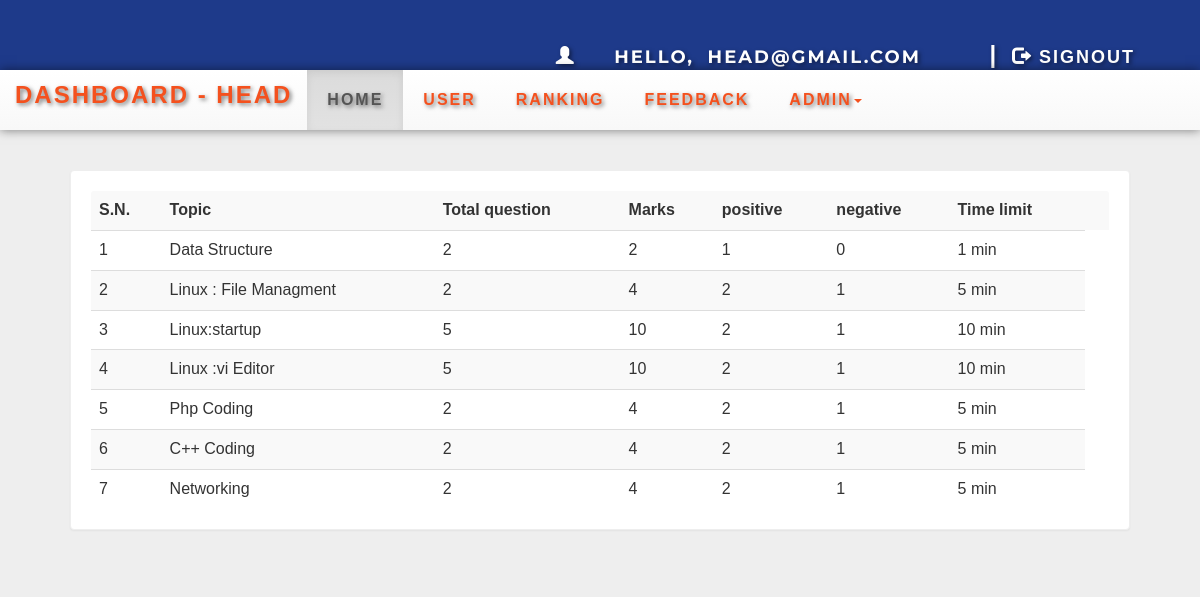
The app's page /views/headdash.php?q=0 (signed in) with its own data.
### tables this page shows
CREATE TABLE `quiz` (
  `eid` text NOT NULL,
  `title` varchar(100) NOT NULL,
  `sahi` int(11) NOT NULL,
  `wrong` int(11) NOT NULL,
  `total` int(11) NOT NULL,
  `time` bigint(20) NOT NULL,
  `intro` text NOT NULL,
  `tag` varchar(100) NOT NULL,
  `date` timestamp NOT NULL DEFAULT CURRENT_TIMESTAMP ON UPDATE CURRENT_TIMESTAMP,
  `email` varchar(50) DEFAULT NULL
);

### views/headdash.php (the view, shortened to what this page needs)
<!DOCTYPE html PUBLIC "-//W3C//DTD XHTML 1.0 Transitional//EN" "http://www.w3.org/TR/xhtml1/DTD/xhtml1-transitional.dtd">
<html xmlns="http://www.w3.org/1999/xhtml">
<div class="header">
  <div class="row">
    <div class="col-lg-6">
    </div>
    <?php
    include_once '../models/dbConnection.php';
    $email = $_SESSION['email'];
    if (!(isset($_SESSION['email']))) {
      header("location:index.php");
    } else {
      echo '<span class="pull-right top title1" ><span class="log1"><span class="glyphicon glyphicon-user" aria-hidden="true"></span>&nbsp;&nbsp;&nbsp;&nbsp;Hello,</span> <a href="headdash.php" class="log log1">' . $email . '</a>&nbsp;|&nbsp;<a href="logout.php?q=headdash.php" class="log"><span class="glyphicon glyphicon-log-out" aria-hidden="true"></span>&nbsp;Signout</button></a></span>';
    } ?>
  </div>
</div>
<head>
  <link rel="stylesheet" href="css/bootstrap.min.css" />
  <link rel="stylesheet" href="css/bootstrap-theme.min.css" />
  <link rel="stylesheet" href="css/main.css">
  <link rel="stylesheet" href="css/font.css">
  <link rel="stylesheet" href="https://cdnjs.cloudflare.com/ajax/libs/animate.css/4.1.1/animate.min.css">
</head>
<body style="background:#eee;">
  <nav class="navbar navbar-default title1">
    <div class="container-fluid">
      <div class="navbar-header">
        <a class="navbar-brand" href="headdash.php?q=0"><b>Dashboard - head</b></a>
      </div>
      <div class="collapse navbar-collapse" id="bs-example-navbar-collapse-1">
        <ul class="nav navbar-nav">
          <li <?php if (@$_GET['q'] == 0) echo 'class="active"'; ?>><a href="headdash.php?q=0">Home<span class="sr-only">(current)</span></a></li>
          <li <?php if (@$_GET['q'] == 1) echo 'class="active"'; ?>><a href="headdash.php?q=1">User</a></li>
          <li <?php if (@$_GET['q'] == 2) echo 'class="active"'; ?>><a href="headdash.php?q=2">Ranking</a></li>
          <li <?php if (@$_GET['q'] == 3) echo 'class="active"'; ?>><a href="headdash.php?q=3">Feedback</a></li>
          <li class="dropdown <?php if (@$_GET['q'] == 4 || @$_GET['q'] == 5) echo 'active'; ?>">
            <a href="#" class="dropdown-toggle" data-toggle="dropdown" role="button" aria-haspopup="true" aria-expanded="false">Admin<span class="caret"></span></a>
          </li>
        </ul>
      </div>
    </div>
  </nav>
  <div class="container">
    <div class="row">
      <div class="col-md-12">
        <?php if (@$_GET['q'] == 0) {
          $result = mysqli_query($con, "SELECT * FROM quiz ORDER BY date DESC") or die('Error');
          echo  '<div class="panel"><table class="table table-striped title1">
<tr><td><b>S.N.</b></td><td><b>Topic</b></td><td><b>Total question</b></td><td><b>Marks</b></td><td><b>positive</b></td><td><b>negative</b></td><td><b>Time limit</b></td><td></td></tr>';
          $c = 1;
          while ($row = mysqli_fetch_array($result)) {
            $title = $row['title'];
            $total = $row['total'];
            $sahi = $row['sahi'];
            $wrong = $row['wrong'];
            $time = $row['time'];
            $eid = $row['eid'];
            $q12 = mysqli_query($con, "SELECT score FROM history WHERE eid='$eid' AND email='$email'") or die('Error98');
            $rowcount = mysqli_num_rows($q12);
            if ($rowcount == 0) {
              echo '<tr><td>' . $c++ . '</td><td>' . $title . '</td><td>' . $total . '</td><td>' . $sahi * $total . '</td><td>' . $sahi . '</td><td>' . $wrong . '</td><td>' . $time . '&nbsp;min</td>
	</tr>';
            } else {
              echo '<tr style="color:#99cc32"><td>' . $c++ . '</td><td>' . $title . '&nbsp;<span title="This quiz is already solve by you" class="glyphicon glyphicon-ok" aria-hidden="true"></span></td><td>' . $total . '</td><td>' . $sahi * $total . '</td><td>' . $time . '&nbsp;min</td>
	</tr>';
            }
          }
          echo '</table></div>';
        }
        ?>
      </div>
    </div>
  </div>
</body>
</html>

### views/css/main.css (style rules this page uses)
body { overflow-x:hidden; width:100%; font-size: 12px !important; font-family: Montserrat, sans-serif; background:#eee; min-height:550px; background-attachment:fixed; }
.panel { border-color:#eee; margin:40px; padding:20px; font: 15px "Century Gothic", "Times Roman", sans-serif; }
.header { background:#f4511e; height:70px; }
.title1 { font: 16px "Century Gothic", "Times Roman", sans-serif; }
.top { margin-top:20px; }
.log1 { font: 15px 'Montserrat', sans-serif; color:#fff; margin-left:10px; }
.log { margin:10px; margin-right:60px; margin-left:5px; color:#fff; text-decoration:none; font-size:20px; font-size:15px; }

### views/headdash.php (style rules this page uses)
body { background-image: url('views/img/bg.png'); background-size: cover; background-repeat: no-repeat; background-attachment: fixed; }
.header { background-color: #1E3A8A; color: #fff; padding: 20px; box-shadow: 0px 0px 20px rgba(0, 0, 0, 0.5); text-shadow: 2px 2px 4px rgba(0, 0, 0, 0.5); }
.header .title1 { font-size: 24px; font-weight: bold; text-transform: uppercase; letter-spacing: 2px; }
.header .log1 { font-size: 18px; font-weight: bold; }
.header .log1 .glyphicon { margin-right: 10px; }
.header .log { font-size: 18px; font-weight: bold; color: #fff; text-decoration: none; text-shadow: 2px 2px 4px rgba(0, 0, 0, 0.5); transition: all 0.5s; }
.navbar { background-color: #4D648D; border: none; border-radius: 0; margin-bottom: 0; font-size: 16px; font-weight: bold; letter-spacing: 2px; text-transform: uppercase; box-shadow: 0px 0px 10px rgba(0, 0, 0, 0.5); text-shadow: 2px 2px 4px rgba(0, 0, 0, 0.5); }
.navbar .navbar-brand { color: #f4511e !important; font-size: 24px; font-weight: bold; text-transform: uppercase; letter-spacing: 2px; text-shadow: 2px 2px 4px rgba(0, 0, 0, 0.5); }
.navbar .navbar-nav>li>a { color: #f4511e; padding: 20px; transition: all 0.5s; text-shadow: 2px 2px 4px rgba(0, 0, 0, 0.5); }

### records on screen
quiz: title "Data Structure", total "2", $sahi*$total "2", sahi "1", wrong "0", time "1"
quiz: title "Linux : File Managment", total "2", $sahi * $total "4", sahi "2", wrong "1", time "5"
quiz: title "Linux:startup", total "5", $sahi * $total "10", sahi "2", wrong "1", time "10"
quiz: title "Linux :vi Editor", total "5", $sahi * $total "10", sahi "2", wrong "1", time "10"
quiz: title "Php Coding", total "2", $sahi * $total "4", sahi "2", wrong "1", time "5"
quiz: title "C++ Coding", total "2", $sahi * $total "4", sahi "2", wrong "1", time "5"
quiz: title "Networking", total "2", $sahi * $total "4", sahi "2", wrong "1", time "5"

### other values on screen
$email "HEAD@GMAIL.COM"
